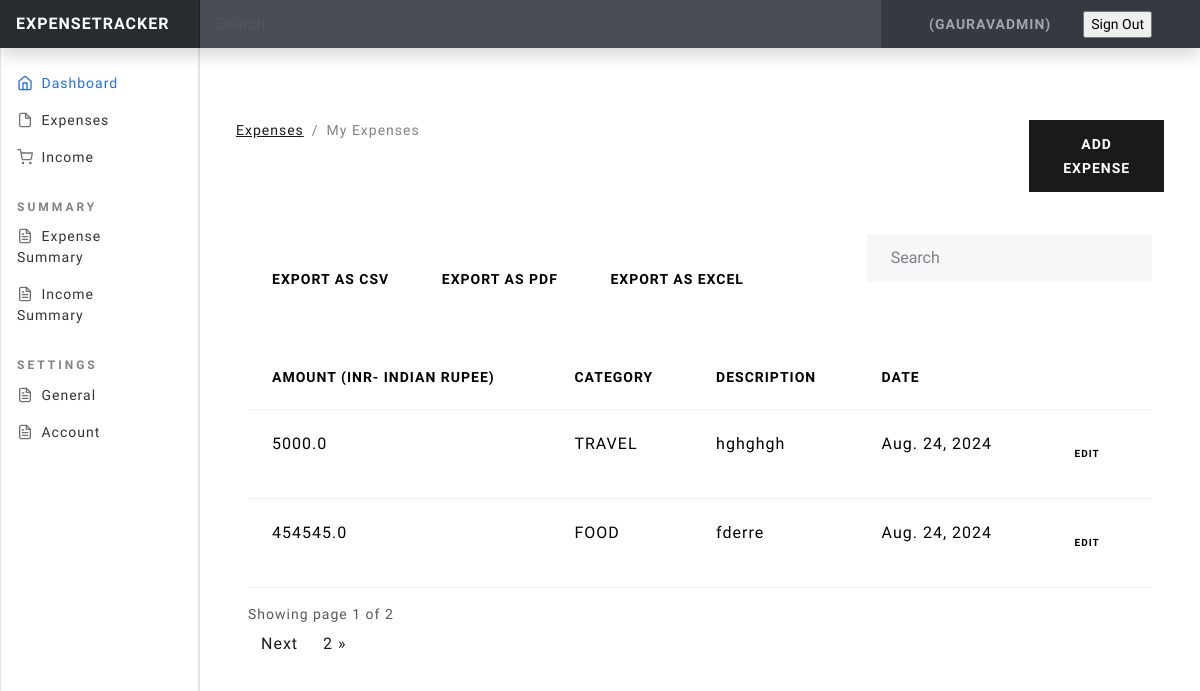
Screenshot of / (signed in) with the database file from the repository.
### userpreferences/models.py (models this page shows, shortened)
class UserPreferences(models.Model):
    user=models.OneToOneField(to=User , on_delete=models.CASCADE)
    currency=models.CharField(max_length=250, blank=True , default="null" ,  null=True )

### Expenses/models.py (models this page shows, shortened)
class Expense(models.Model):
    amount=models.FloatField()
    date=models.DateField(default=now)
    description=models.TextField()
    owner=models.ForeignKey(to=User , on_delete=models.CASCADE)
    category=models.CharField( max_length=250)
    class Meta:
        ordering:['-date']

### Expenses/views.py (the view)
# urls.py: path('', views.index , name="home"),
@login_required(login_url="auth/login")
def index(request):
    currency=UserPreferences.objects.get(user=request.user).currency
    expense=Expense.objects.filter(owner=request.user)
    paginator=Paginator(expense , 2)
    page_number=request.GET.get('page')
    page_obj=Paginator.get_page(paginator,page_number)
    context={
        'expenses':expense,
        'page_obj':page_obj,
        'currency':currency
    }
    return render(request, 'expenses/index.html' , context)

### templates/expenses/index.html (shortened to what this page needs)
{% extends "base.html" %}
{% load static %}
{% block content %}
<div class="container mt-4">
    <div class="row">
      <div class="col-md-10">
        <nav aria-label="breadcrumb">
          <ol class="breadcrumb">
            <li class="breadcrumb-item">
              <a href="">Expenses</a>
            </li>
            <li class="breadcrumb-item active" aria-current="page">
              My Expenses
            </li>
          </ol>
        </nav>
      </div>
      <div class="col-md-2">
        <a href="{% url 'add-expense'%}" class="btn btn-primary">Add Expense</a>
      </div>
      <br><br>
    </div>
    <div class="container">
        {% include 'partials/messages.html' %} {% if expenses.count %}
        <div class="row">
          <div class="col-md-8">
            <br><br><br>
            <a class="btn btn-secondary"  href="{% url 'export-csv' %}">Export as CSV</a>
            <a  class="btn btn-secondary" href="{% url 'export-pdf' %}">Export as PDF</a>
            <a  class="btn btn-secondary" href="{% url 'export-excel' %}">Export as Excel </a>
            <br><br><br>
          </div>
          <br><br>
          <div class="col-md-4">
           <br><br>
            <div class="form-group">
              <input type="text" class="form-control" id="searchField" placeholder="Search">
            </div>
          </div>
        </div>
    <div class="app-table">
      <table class="table table-stripped table-hover">
        <thead>
          <tr>
            <th>Amount ({{currency}})</th>
            <th>Category</th>
            <th>Description</th>
            <th>Date</th>
            <th></th>
          </tr>
        </thead>
        <tbody>
          {% for expense in page_obj%}
          <tr>
            <td>{{expense.amount}}</td>
            <td>{{expense.category}}</td>
            <td>{{expense.description}}</td>
            <td>{{expense.date}}</td>
            <td>
              <a
                href="{% url 'expense-edit' expense.id  %}"
                class="btn btn-secondary btn-sm"
                >Edit</a
              >
            </td>
          </tr>
          {% endfor %}
        </tbody>
      </table>
    </div>
        <div class="pagination-container">
        <div class="">
          Showing page {{page_obj.number}} of {{ page_obj.paginator.num_pages }}
        </div>
        <ul class="pagination align-right float-right mr-auto">
          {% if page_obj.has_next %}
          <li class="page-item"> <a class="page-link" href="?page={{ page_obj.next_page_number }}">Next</a></li>
          <li class="page-item"> <a class="page-link" href="?page={{ page_obj.paginator.num_pages }}">{{ page_obj.paginator.num_pages}} &raquo;</a></li>
          {% endif %}
          </ul>
        {% else %}
        <p class="no-results" style="display: block;">No results  found</p>
        {% endif %}
      </div>
    </div>
    </div>
{% endblock content %}

### templates/base.html (shortened to what this page needs)
{% load static %}
<html lang="en">
  <head>
<link href= {% static 'css/bootstrap.min.css'%} rel="stylesheet" >
<link href= {% static 'css/main.css'%} rel="stylesheet" >
    <link href= {% static 'css/dashboard.css'%} rel="stylesheet">
  </head>
  <body>
<header class="navbar navbar-dark sticky-top bg-dark flex-md-nowrap p-0 shadow mb-5">
  <a class="navbar-brand col-md-3 col-lg-2 me-0 px-3" href="/">ExpenseTracker</a>
  <input class="form-control form-control-dark w-100" type="text" placeholder="Search" aria-label="Search">
  <div class="navbar-nav">
    <div class="nav-item text-nowrap">
      <ul
      class="navbar-nav px-3"
      style="display: flex; flex-direction: row; align-items: center;"
    >
      <li class="nav-item text-nowrap mt-3 ml-2">
        {% if user.is_authenticated %}
        <li class="nav-item text-nowrap">
          <span class="nav-link" >
            ({{request.user}})
          </span>
        </li>
        <a href="{% url  'logout' %}"  style="text-decoration: none;">
          <input
            class="text text-capitalize"
            type="submit"
            value="Sign out"
          />
        </a>
        {% endif %}
      </li>
    </ul>
    </div>
  </div>
</header>
<div class="container-fluid">
  <div class="row">
     {% include "partials/sidebar.html" %}
    <main class="col-md-9 ms-sm-auto col-lg-10 px-md-4">
     {% block content %}
     {% endblock content %}
    </main>
  </div>
</div>
  </body>
</html>

### templates/partials/sidebar.html (shortened to what this page needs)
{% load static %}
<nav id="sidebarMenu" class="col-md-3 col-lg-2 d-md-block bg-light sidebar collapse">
    <div class="position-sticky pt-3">
      <ul class="nav flex-column">
        <li class="nav-item">
          <a class="nav-link active" aria-current="page" href="#">
            <span data-feather="home"></span>
            Dashboard
          </a>
        </li>
        <li class="nav-item">
          <a class="nav-link" href="{% url 'home'%}">
            <span data-feather="file"></span>
            Expenses
          </a>
        </li>
        <li class="nav-item">
          <a class="nav-link" href="income">
            <span data-feather="shopping-cart"></span>
           Income
          </a>
        </li>
      </ul>
      <h6 class="sidebar-heading d-flex justify-content-between align-items-center px-3 mt-4 mb-1 text-muted">
       <span>Summary </span>
      </h6>
      <ul class="nav flex-column mb-2">
        <li class="nav-item">
          <a class="nav-link" href="{% url 'stats' %}">
            <span data-feather="file-text"></span>
            Expense Summary
          </a>
        </li>
        <li class="nav-item">
          <a class="nav-link" href="#">
            <span data-feather="file-text"></span>
          Income Summary
          </a>
        </li>
      </ul>
      <h6 class="sidebar-heading d-flex justify-content-between align-items-center px-3 mt-4 mb-1 text-muted">
        <span>Settings </span>
       </h6>
       <ul class="nav flex-column mb-2">
         <li class="nav-item">
           <a class="nav-link" href="{% url 'preferences'%}">
             <span data-feather="file-text"></span>
             General
           </a>
         </li>
         <li class="nav-item">
           <a class="nav-link" href="#">
             <span data-feather="file-text"></span>
           Account
           </a>
         </li>
       </ul>
    </div>
  </nav>

### static/css/dashboard.css (style rules this page uses)
body { font-size: .875rem; }
.feather { width: 16px; height: 16px; vertical-align: text-bottom; }
.sidebar { position: fixed; top: 0; bottom: 0; left: 0; z-index: 100; padding: 48px 0 0; box-shadow: inset -1px 0 0 rgba(0, 0, 0, .1); }
.sidebar .nav-link { font-weight: 500; color: #333; }
.sidebar .nav-link .feather { margin-right: 4px; color: #727272; }
.sidebar .nav-link.active { color: #2470dc; }
.sidebar .nav-link:hover .feather, .sidebar .nav-link.active .feather { color: inherit; }
.sidebar-heading { font-size: .75rem; text-transform: uppercase; }
.navbar-brand { padding-top: .75rem; padding-bottom: .75rem; font-size: 1rem; background-color: rgba(0, 0, 0, .25); box-shadow: inset -1px 0 0 rgba(0, 0, 0, .25); }
.navbar .form-control { padding: .75rem 1rem; border-width: 0; border-radius: 0; }
.form-control-dark { color: #fff; background-color: rgba(255, 255, 255, .1); border-color: rgba(255, 255, 255, .1); }

### rows the page displays
UserPreferences: currency "INR- INDIAN RUPEE"
Expense: amount "5000.0", category "TRAVEL", description "hghghgh", date "Aug. 24, 2024"
Expense: amount "454545.0", category "FOOD", description "fderre", date "Aug. 24, 2024"

### other values shown
{{ request.user }} "GAURAVADMIN"
{{ page_obj.number }} "1"
{{ page_obj.paginator.num_pages }} "2"
